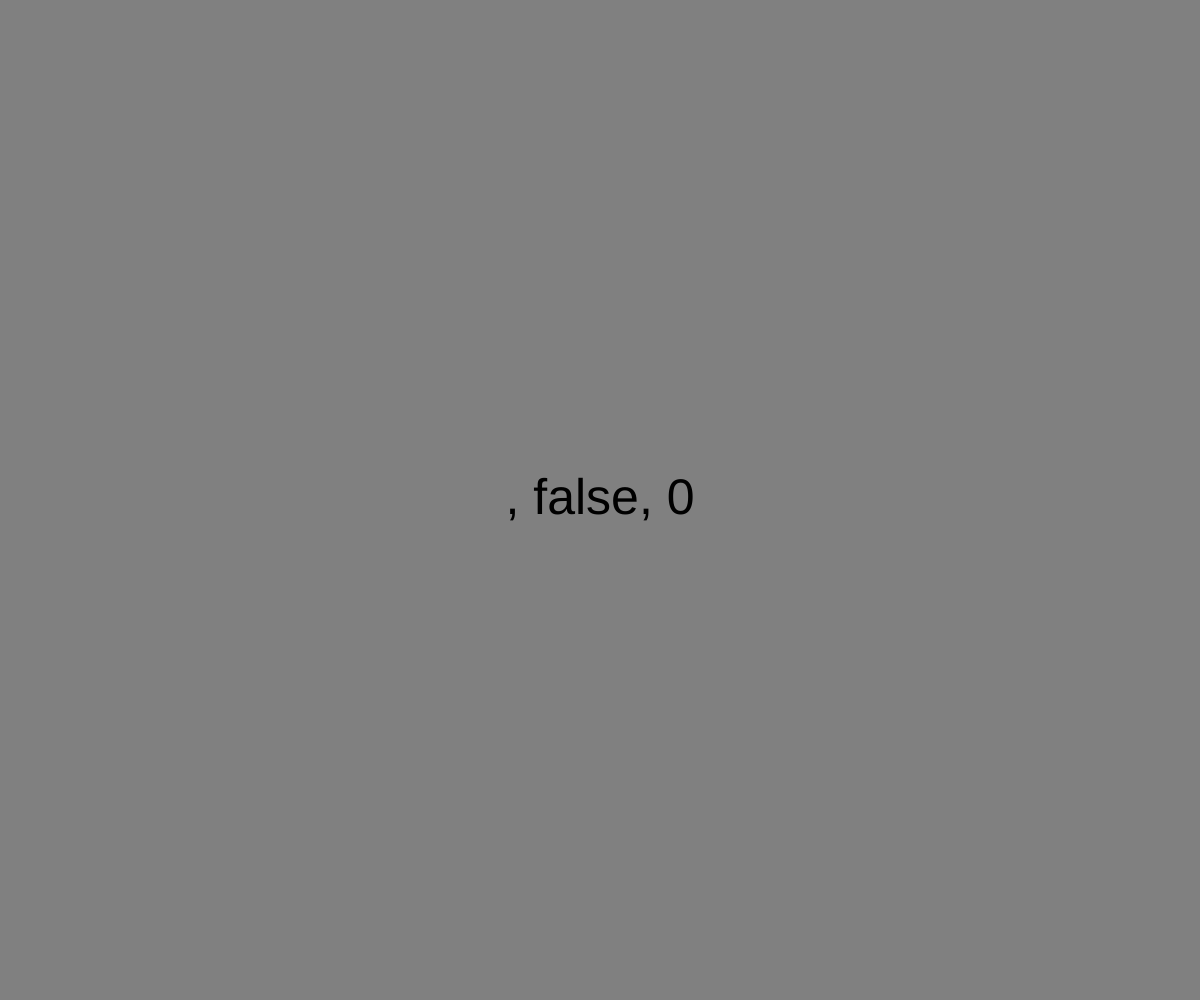
Frame 1 (no input)
Frame 60 (no input): identical to frame 1, image omitted
Frame 120 (the mouse pressed at the canvas centre since frame 60): identical to frame 1, image omitted

The p5.js sketch that drew this single still picture (run headless with seeded random() and noise() and a simulated clock; from frame 60 on, the mouse is pressed at the canvas centre):

// p5.js sketch
// ── sketch.js
// Project Title
// Your Name
// Feb 09
//
// Extra for Experts:
// - describe what you did to take this project "above and beyond"

//Global Var
let textShade = 225;
let textScale = 15;
let bgColor= "grey";

function setup() {
  createCanvas(windowWidth, windowHeight);
}

function draw() {
  background(bgColor);
  // displayMouse();
  displayKeyboard();
}

function displayMouse(){
  textSize(textScale);
  fill(textShade);
  text(mouseX + ", " + mouseY, mouseX -25, mouseY + 35);
  text(mouseIsPressed + ", " + mouseButton, mouseX -15, mouseY - 10);
}

function mousePressed(){
  //this already exists in p5
  //so we dont need to call it
  textScale = int(random(5,100));
  textShade = int(random(0,255));
}

function displayKeyboard(){
  textSize(50);
  textAlign(CENTER, CENTER)
  let t = key + ", " + keyIsPressed + ", " + keyCode;
  text(t, windowWidth/2, windowHeight/2);
}

function keyPressed(){
  //same as mouse pressed
  bgColor = color(random(255), random(255), random(255)) 
}
